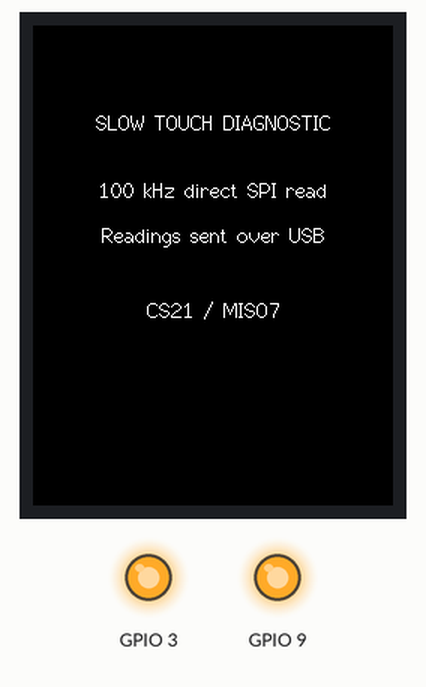
Recording of a program running on a simulated ESP32-C3. Shown: 240×320 colour display, output pins drawn as LEDs (lit = HIGH). Pins used as bus, display or sensor lines are not drawn; what the program prints to the serial monitor is not drawn.

Above: at 0.3 s.

The program:

main.cpp
```cpp
#include <SPI.h>
#include <TFT_eSPI.h>

#define CS_PIN 21
TFT_eSPI screen;

// Read a single 12-bit XPT2046 channel at 100 kHz. This is deliberately much
// slower than the normal library driver, so it exposes signal-integrity faults.
static uint16_t readTouchChannel(uint8_t command) {
  SPI.beginTransaction(SPISettings(100000, MSBFIRST, SPI_MODE0));
  digitalWrite(CS_PIN, LOW);
  SPI.transfer(command);
  const uint16_t value = SPI.transfer16(0x0000) >> 3;
  digitalWrite(CS_PIN, HIGH);
  SPI.endTransaction();
  return value;
}

void setup() {
  Serial.begin(115200);
  digitalWrite(9, HIGH);
  pinMode(9, OUTPUT);
  digitalWrite(CS_PIN, HIGH);
  pinMode(CS_PIN, OUTPUT);
  digitalWrite(TFT_CS, HIGH);
  pinMode(TFT_CS, OUTPUT);

  screen.init();
  screen.setRotation(2);
  screen.fillScreen(TFT_BLACK);
  screen.setTextDatum(MC_DATUM);
  screen.setTextColor(TFT_WHITE, TFT_BLACK);
  screen.drawString("SLOW TOUCH DIAGNOSTIC", 120, 65, 2);
  screen.drawString("100 kHz direct SPI read", 120, 110, 2);
  screen.drawString("Readings sent over USB", 120, 140, 2);
  screen.drawString("CS21 / MISO7", 120, 190, 2);

  SPI.end();
  SPI.begin(4, TFT_MISO, 0, -1);
  while (!Serial && (millis() <= 1000));
  Serial.printf("Slow raw test ready: CLK4 MOSI0 MISO%d CS21\n", TFT_MISO);
}

void loop() {
  const uint16_t x = readTouchChannel(0xD0);
  const uint16_t y = readTouchChannel(0x90);
  const uint16_t z1 = readTouchChannel(0xB0);
  const uint16_t z2 = readTouchChannel(0xC0);
  Serial.printf("X=%4u  Y=%4u  Z1=%4u  Z2=%4u\n", x, y, z1, z2);
  delay(100);
}
```
